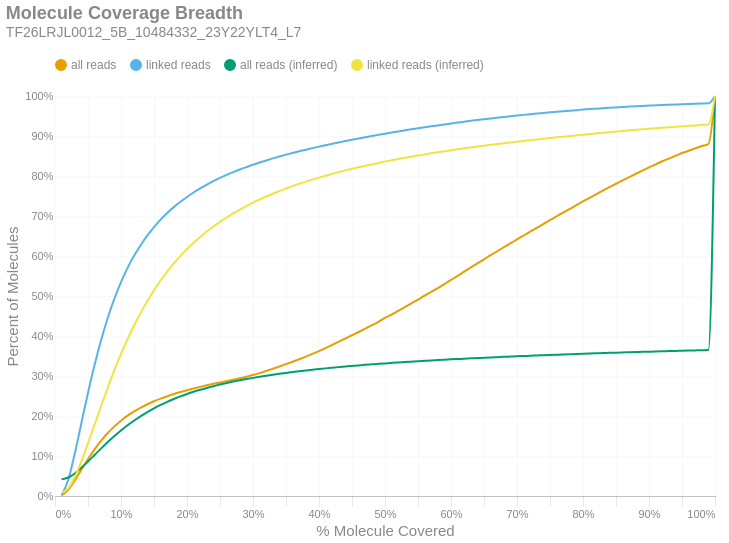

The notebook cell saved with this chart:
### Markdown cell above
### Molecule Read Coverage
This chart shows molecule coverage breadth as computed by the number of bases aligned to that molecule. In other words, "*how much of each unique long molecule is actually sequenced/aligned?*" Keep in mind there is a distinction between sequences and alignments, since some sequences belonging to a particular molecule may not align well and wouldn't appear in the alignment data. This chart also shows molecule coverage breadth as computed by the *inferred fragment* from which the aligned sequences originate. Unlike read coverage, this calculation takes into account the total insert size, including unsequenced gaps between the forward and reverse reads. Like the previous figures, these are cumulative percents.

### Code cell
if SKIPLR:
    print_html(f"Skipped")
else:
    binned_df = consolidated_hist(valids['coverage_bp'], mask, 0.01, True)
    binned_df_inf = consolidated_hist(valids['coverage_inserts'], mask, 0.01, True)
    binned_df = binned_df.with_columns(pl.lit(binned_df_inf['all reads (cumsum)']).alias('all reads (inferred)'))
    binned_df = binned_df.with_columns(pl.lit(binned_df_inf['linked reads (cumsum)']).alias('linked reads (inferred)'))
    binned_df = binned_df.with_columns(
        (pl.col('bin').cast(pl.Float64) + 0.01).alias('right_edge')
    )

    with SafeRender(binned_df):
        (
            density_plot(binned_df, 'Molecule Coverage Breadth', samplename, 'molcov', ['all reads (inferred)','linked reads (inferred)'])
            .encode(
                #x=alt.X('bin:Q', title="% Molecule Covered").axis(format = '%').scale(padding=0),
                x=alt.X('right_edge:Q', title="% Molecule Covered").axis(format='%').scale(padding=0),
                y=alt.Y('value:Q', title='Percent of Molecules')
                    .axis(format='%')
                    .stack(False)
                    .scale(domainMin=0, padding=0),
                color=alt.Color("key:N").scale(domain = ["all reads", "linked reads", "all reads (inferred)", "linked reads (inferred)"]),
                tooltip = [
                    alt.Tooltip("key:N", title = "Data Type"),
                    alt.Tooltip("range_label:N", title="% Molecule Covered"),
                    alt.Tooltip("value:Q", format = ".2%", title="% Molecules")
                ]
            )
        ).display()

### Figure 1 — Vega-Lite specification as saved in the notebook (floating-point values rounded to 4 significant figures)
{"width": "container", "height": 400, "config": {"title": {"anchor": "start", "dy": -15, "fontSize": 18, "color": "#888888", "subtitleColor": "#888888", "subtitleFontSize": 14}, "arc": {"fill": "#0072B2"}, "axis": {"domainColor": "#888888", "domainWidth": 0.5, "gridWidth": 0.2, "grid": false, "titleFontWeight": 400, "titleFontSize": 15, "labelFontSize": 11, "labelColor": "#888888", "tickColor": "#888888", "tickWidth": 0.2, "titleColor": "#888888"}, "axisBand": {"grid": false}, "axisX": {"grid": true, "tickSize": 10, "domainCap": "round"}, "axisY": {"domain": false, "grid": true, "tickSize": 0, "domainCap": "round"}, "background": "transparent", "header": {"labelFontSize": 15, "labelColor": "#888888", "titleFontSize": 15, "titleFontWeight": 600, "titleColor": "#888888"}, "legend": {"labelFont": "sans-serif", "labelFontSize": 12, "labelColor": "#888888", "symbolSize": 100, "symbolType": "circle", "titleFontSize": 12, "titlePadding": 10, "titleColor": "#888888", "title": null, "orient": "top"}, "range": {"category": ["#E69F00", "#56B4E9", "#009E73", "#F0E442", "#0072B2", "#D55E00", "#CC79A7", "#000000"], "diverging": ["#cfe8f3", "#a2d4ec", "#73bfe2", "#46abdb", "#1696d2", "#12719e"]}, "area": {"fill": "#0072B2", "fillOpacity": 0.7, "line": true, "strokeOpacity": 0.7}, "line": {"color": "#0072B2", "stroke": "#0072B2", "strokeWidth": 2}, "trail": {"color": "#0072B2", "stroke": "#0072B2", "strokeWidth": 0, "size": 1}, "point": {"filled": true, "fillOpacity": 1.0, "size": 95}, "text": {"color": "#888888", "fontSize": 11, "align": "right", "fontWeight": 400, "size": 11}, "bar": {"fill": "#0072B2", "stroke": null}, "view": {"stroke": null, "continuousWidth": 660, "continuousHeight": 400}}, "data": {"name": "data-1752d69cdd254dfd94f3d8fa38403f89"}, "mark": {"type": "line", "interpolate": "monotone", "point": {"opacity": 0, "size": 275}}, "encoding": {"color": {"field": "key", "scale": {"domain": ["all reads", "linked reads", "all reads (inferred)", "linked reads (inferred)"]}, "type": "nominal"}, "tooltip": [{"field": "key", "title": "Data Type", "type": "nominal"}, {"field": "range_label", "title": "% Molecule Covered", "type": "nominal"}, {"field": "value", "format": ".2%", "title": "% Molecules", "type": "quantitative"}], "x": {"axis": {"format": "%"}, "field": "right_edge", "scale": {"padding": 0}, "title": "% Molecule Covered", "type": "quantitative"}, "y": {"axis": {"format": "%"}, "field": "value", "scale": {"domainMin": 0, "padding": 0}, "stack": false, "title": "Percent of Molecules", "type": "quantitative"}}, "params": [{"name": "param_c36ac31b6afebe62", "select": {"type": "point", "fields": ["key"]}, "bind": "legend"}], "title": {"text": "Molecule Coverage Breadth", "subtitle": "TF26LRJL0012_5B_10484332_23Y22YLT4_L7"}, "transform": [{"fold": ["all reads (cumsum)", "linked reads (cumsum)", "all reads (inferred)", "linked reads (inferred)"]}, {"calculate": "replace(datum.key, ' (cumsum)', '')", "as": "key"}, {"filter": {"param": "param_c36ac31b6afebe62"}}], "usermeta": {"embedOptions": {"downloadFileName": "TF26LRJL0012_5B_10484332_23Y22YLT4_L7.molcov"}}, "$schema": "https://vega.github.io/schema/vega-lite/v6.4.1.json", "datasets": {"data-1752d69cdd254dfd94f3d8fa38403f89": [{"bin": "0.0", "interval": "0.0-0.01", "all reads": 0.00116, "linked reads": 0.002364, "all reads (cumsum)": 0.00116, "linked reads (cumsum)": 0.002364, "range_label": "0.0-0.01", "all reads (inferred)": 0.04155, "linked reads (inferred)": 0.008069, "right_edge": 0.01}, {"bin": "0.01", "interval": "0.01-0.02", "all reads": 0.01408, "linked reads": 0.03774, "all reads (cumsum)": 0.01524, "linked reads (cumsum)": 0.0401, "range_label": "0.01-0.02", "all reads (inferred)": 0.04619, "linked reads (inferred)": 0.01947, "right_edge": 0.02}, {"bin": "0.02", "interval": "0.02-0.03", "all reads": 0.02374, "linked reads": 0.06628, "all reads (cumsum)": 0.03898, "linked reads (cumsum)": 0.1064, "range_label": "0.02-0.03", "all reads (inferred)": 0.05642, "linked reads (inferred)": 0.04747, "right_edge": 0.03}, {"bin": "0.03", "interval": "0.03-0.04", "all reads": 0.0268, "linked reads": 0.07633, "all reads (cumsum)": 0.06578, "linked reads (cumsum)": 0.1827, "range_label": "0.03-0.04", "all reads (inferred)": 0.07035, "linked reads (inferred)": 0.08674, "right_edge": 0.04}, {"bin": "0.04", "interval": "0.04-0.05", "all reads": 0.0263, "linked reads": 0.0753, "all reads (cumsum)": 0.09208, "linked reads (cumsum)": 0.258, "range_label": "0.04-0.05", "all reads (inferred)": 0.08617, "linked reads (inferred)": 0.1316, "right_edge": 0.05}, {"bin": "0.05", "interval": "0.05-0.06", "all reads": 0.02442, "linked reads": 0.07008, "all reads (cumsum)": 0.1165, "linked reads (cumsum)": 0.3281, "range_label": "0.05-0.06", "all reads (inferred)": 0.1026, "linked reads (inferred)": 0.1787, "right_edge": 0.06}, {"bin": "0.06", "interval": "0.06-0.07", "all reads": 0.02176, "linked reads": 0.06256, "all reads (cumsum)": 0.1383, "linked reads (cumsum)": 0.3907, "range_label": "0.06-0.07", "all reads (inferred)": 0.119, "linked reads (inferred)": 0.2257, "right_edge": 0.07}, {"bin": "0.07", "interval": "0.07-0.08", "all reads": 0.01911, "linked reads": 0.05496, "all reads (cumsum)": 0.1574, "linked reads (cumsum)": 0.4456, "range_label": "0.07-0.08", "all reads (inferred)": 0.1349, "linked reads (inferred)": 0.2713, "right_edge": 0.08}, {"bin": "0.08", "interval": "0.08-0.09", "all reads": 0.01665, "linked reads": 0.04786, "all reads (cumsum)": 0.174, "linked reads (cumsum)": 0.4935, "range_label": "0.08-0.09", "all reads (inferred)": 0.1499, "linked reads (inferred)": 0.3146, "right_edge": 0.09}, {"bin": "0.09", "interval": "0.09-0.1", "all reads": 0.01432, "linked reads": 0.04104, "all reads (cumsum)": 0.1883, "linked reads (cumsum)": 0.5345, "range_label": "0.09-0.1", "all reads (inferred)": 0.164, "linked reads (inferred)": 0.3551, "right_edge": 0.1}, {"bin": "0.1", "interval": "0.1-0.11", "all reads": 0.01252, "linked reads": 0.03584, "all reads (cumsum)": 0.2009, "linked reads (cumsum)": 0.5704, "range_label": "0.1-0.11", "all reads (inferred)": 0.1769, "linked reads (inferred)": 0.3924, "right_edge": 0.11}, {"bin": "0.11", "interval": "0.11-0.12", "all reads": 0.01074, "linked reads": 0.0307, "all reads (cumsum)": 0.2116, "linked reads (cumsum)": 0.6011, "range_label": "0.11-0.12", "all reads (inferred)": 0.1888, "linked reads (inferred)": 0.4267, "right_edge": 0.12}, {"bin": "0.12", "interval": "0.12-0.13", "all reads": 0.009352, "linked reads": 0.02659, "all reads (cumsum)": 0.221, "linked reads (cumsum)": 0.6277, "range_label": "0.12-0.13", "all reads (inferred)": 0.1998, "linked reads (inferred)": 0.4584, "right_edge": 0.13}, {"bin": "0.13", "interval": "0.13-0.14", "all reads": 0.008399, "linked reads": 0.02373, "all reads (cumsum)": 0.2294, "linked reads (cumsum)": 0.6514, "range_label": "0.13-0.14", "all reads (inferred)": 0.2099, "linked reads (inferred)": 0.4876, "right_edge": 0.14}, {"bin": "0.14", "interval": "0.14-0.15", "all reads": 0.007467, "linked reads": 0.02095, "all reads (cumsum)": 0.2368, "linked reads (cumsum)": 0.6723, "range_label": "0.14-0.15", "all reads (inferred)": 0.2192, "linked reads (inferred)": 0.5145, "right_edge": 0.15}, {"bin": "0.15", "interval": "0.15-0.16", "all reads": 0.006673, "linked reads": 0.01858, "all reads (cumsum)": 0.2435, "linked reads (cumsum)": 0.6909, "range_label": "0.15-0.16", "all reads (inferred)": 0.2277, "linked reads (inferred)": 0.5387, "right_edge": 0.16}, {"bin": "0.16", "interval": "0.16-0.17", "all reads": 0.006029, "linked reads": 0.0166, "all reads (cumsum)": 0.2495, "linked reads (cumsum)": 0.7075, "range_label": "0.16-0.17", "all reads (inferred)": 0.2355, "linked reads (inferred)": 0.5612, "right_edge": 0.17}, {"bin": "0.17", "interval": "0.17-0.18", "all reads": 0.005368, "linked reads": 0.01465, "all reads (cumsum)": 0.2549, "linked reads (cumsum)": 0.7222, "range_label": "0.17-0.18", "all reads (inferred)": 0.2425, "linked reads (inferred)": 0.5815, "right_edge": 0.18}, {"bin": "0.18", "interval": "0.18-0.19", "all reads": 0.004958, "linked reads": 0.0133, "all reads (cumsum)": 0.2598, "linked reads (cumsum)": 0.7355, "range_label": "0.18-0.19", "all reads (inferred)": 0.249, "linked reads (inferred)": 0.6002, "right_edge": 0.19}, {"bin": "0.19", "interval": "0.19-0.2", "all reads": 0.004608, "linked reads": 0.01216, "all reads (cumsum)": 0.2645, "linked reads (cumsum)": 0.7476, "range_label": "0.19-0.2", "all reads (inferred)": 0.255, "linked reads (inferred)": 0.6174, "right_edge": 0.2}, {"bin": "0.2", "interval": "0.2-0.21", "all reads": 0.004305, "linked reads": 0.01116, "all reads (cumsum)": 0.2688, "linked reads (cumsum)": 0.7588, "range_label": "0.2-0.21", "all reads (inferred)": 0.2605, "linked reads (inferred)": 0.6332, "right_edge": 0.21}, {"bin": "0.21", "interval": "0.21-0.22", "all reads": 0.003992, "linked reads": 0.01017, "all reads (cumsum)": 0.2728, "linked reads (cumsum)": 0.769, "range_label": "0.21-0.22", "all reads (inferred)": 0.2655, "linked reads (inferred)": 0.6476, "right_edge": 0.22}, {"bin": "0.22", "interval": "0.22-0.23", "all reads": 0.003917, "linked reads": 0.009531, "all reads (cumsum)": 0.2767, "linked reads (cumsum)": 0.7785, "range_label": "0.22-0.23", "all reads (inferred)": 0.2702, "linked reads (inferred)": 0.6612, "right_edge": 0.23}, {"bin": "0.23", "interval": "0.23-0.24", "all reads": 0.003721, "linked reads": 0.008689, "all reads (cumsum)": 0.2804, "linked reads (cumsum)": 0.7872, "range_label": "0.23-0.24", "all reads (inferred)": 0.2746, "linked reads (inferred)": 0.6738, "right_edge": 0.24}, {"bin": "0.24", "interval": "0.24-0.25", "all reads": 0.003516, "linked reads": 0.007948, "all reads (cumsum)": 0.2839, "linked reads (cumsum)": 0.7951, "range_label": "0.24-0.25", "all reads (inferred)": 0.2787, "linked reads (inferred)": 0.6854, "right_edge": 0.25}, {"bin": "0.25", "interval": "0.25-0.26", "all reads": 0.003418, "linked reads": 0.007573, "all reads (cumsum)": 0.2873, "linked reads (cumsum)": 0.8027, "range_label": "0.25-0.26", "all reads (inferred)": 0.2825, "linked reads (inferred)": 0.6963, "right_edge": 0.26}, {"bin": "0.26", "interval": "0.26-0.27", "all reads": 0.003439, "linked reads": 0.006915, "all reads (cumsum)": 0.2908, "linked reads (cumsum)": 0.8096, "range_label": "0.26-0.27", "all reads (inferred)": 0.2861, "linked reads (inferred)": 0.7066, "right_edge": 0.27}, {"bin": "0.27", "interval": "0.27-0.28", "all reads": 0.003627, "linked reads": 0.006542, "all reads (cumsum)": 0.2944, "linked reads (cumsum)": 0.8162, "range_label": "0.27-0.28", "all reads (inferred)": 0.2893, "linked reads (inferred)": 0.7159, "right_edge": 0.28}, {"bin": "0.28", "interval": "0.28-0.29", "all reads": 0.00385, "linked reads": 0.006038, "all reads (cumsum)": 0.2982, "linked reads (cumsum)": 0.8222, "range_label": "0.28-0.29", "all reads (inferred)": 0.2924, "linked reads (inferred)": 0.7247, "right_edge": 0.29}, {"bin": "0.29", "interval": "0.29-0.3", "all reads": 0.004222, "linked reads": 0.005901, "all reads (cumsum)": 0.3025, "linked reads (cumsum)": 0.8281, "range_label": "0.29-0.3", "all reads (inferred)": 0.2954, "linked reads (inferred)": 0.7332, "right_edge": 0.3}, {"bin": "0.3", "interval": "0.3-0.31", "all reads": 0.004677, "linked reads": 0.005505, "all reads (cumsum)": 0.3071, "linked reads (cumsum)": 0.8336, "range_label": "0.3-0.31", "all reads (inferred)": 0.2982, "linked reads (inferred)": 0.7412, "right_edge": 0.31}, {"bin": "0.31", "interval": "0.31-0.32", "all reads": 0.005222, "linked reads": 0.005253, "all reads (cumsum)": 0.3124, "linked reads (cumsum)": 0.8388, "range_label": "0.31-0.32", "all reads (inferred)": 0.3008, "linked reads (inferred)": 0.7487, "right_edge": 0.32}, {"bin": "0.32", "interval": "0.32-0.33", "all reads": 0.005611, "linked reads": 0.005105, "all reads (cumsum)": 0.318, "linked reads (cumsum)": 0.844, "range_label": "0.32-0.33", "all reads (inferred)": 0.3032, "linked reads (inferred)": 0.7557, "right_edge": 0.33}, {"bin": "0.33", "interval": "0.33-0.34", "all reads": 0.005743, "linked reads": 0.00484, "all reads (cumsum)": 0.3237, "linked reads (cumsum)": 0.8488, "range_label": "0.33-0.34", "all reads (inferred)": 0.3056, "linked reads (inferred)": 0.7625, "right_edge": 0.34}, {"bin": "0.34", "interval": "0.34-0.35", "all reads": 0.005922, "linked reads": 0.004575, "all reads (cumsum)": 0.3296, "linked reads (cumsum)": 0.8534, "range_label": "0.34-0.35", "all reads (inferred)": 0.3078, "linked reads (inferred)": 0.7687, "right_edge": 0.35}, {"bin": "0.35", "interval": "0.35-0.36", "all reads": 0.006067, "linked reads": 0.004307, "all reads (cumsum)": 0.3357, "linked reads (cumsum)": 0.8577, "range_label": "0.35-0.36", "all reads (inferred)": 0.3099, "linked reads (inferred)": 0.7747, "right_edge": 0.36}, {"bin": "0.36", "interval": "0.36-0.37", "all reads": 0.006168, "linked reads": 0.004082, "all reads (cumsum)": 0.3419, "linked reads (cumsum)": 0.8618, "range_label": "0.36-0.37", "all reads (inferred)": 0.3119, "linked reads (inferred)": 0.7805, "right_edge": 0.37}, {"bin": "0.37", "interval": "0.37-0.38", "all reads": 0.006509, "linked reads": 0.003934, "all reads (cumsum)": 0.3484, "linked reads (cumsum)": 0.8657, "range_label": "0.37-0.38", "all reads (inferred)": 0.3139, "linked reads (inferred)": 0.786, "right_edge": 0.38}, {"bin": "0.38", "interval": "0.38-0.39", "all reads": 0.006756, "linked reads": 0.003943, "all reads (cumsum)": 0.3551, "linked reads (cumsum)": 0.8696, "range_label": "0.38-0.39", "all reads (inferred)": 0.3156, "linked reads (inferred)": 0.791, "right_edge": 0.39}, {"bin": "0.39", "interval": "0.39-0.4", "all reads": 0.007152, "linked reads": 0.003795, "all reads (cumsum)": 0.3623, "linked reads (cumsum)": 0.8734, "range_label": "0.39-0.4", "all reads (inferred)": 0.3174, "linked reads (inferred)": 0.796, "right_edge": 0.4}, {"bin": "0.4", "interval": "0.4-0.41", "all reads": 0.007453, "linked reads": 0.003574, "all reads (cumsum)": 0.3697, "linked reads (cumsum)": 0.877, "range_label": "0.4-0.41", "all reads (inferred)": 0.3191, "linked reads (inferred)": 0.8008, "right_edge": 0.41}, {"bin": "0.41", "interval": "0.41-0.42", "all reads": 0.008034, "linked reads": 0.003594, "all reads (cumsum)": 0.3778, "linked reads (cumsum)": 0.8806, "range_label": "0.41-0.42", "all reads (inferred)": 0.3206, "linked reads (inferred)": 0.8053, "right_edge": 0.42}, {"bin": "0.42", "interval": "0.42-0.43", "all reads": 0.008067, "linked reads": 0.003409, "all reads (cumsum)": 0.3858, "linked reads (cumsum)": 0.884, "range_label": "0.42-0.43", "all reads (inferred)": 0.3222, "linked reads (inferred)": 0.8097, "right_edge": 0.43}, {"bin": "0.43", "interval": "0.43-0.44", "all reads": 0.007923, "linked reads": 0.003358, "all reads (cumsum)": 0.3938, "linked reads (cumsum)": 0.8874, "range_label": "0.43-0.44", "all reads (inferred)": 0.3237, "linked reads (inferred)": 0.814, "right_edge": 0.44}, {"bin": "0.44", "interval": "0.44-0.45", "all reads": 0.008107, "linked reads": 0.003217, "all reads (cumsum)": 0.4019, "linked reads (cumsum)": 0.8906, "range_label": "0.44-0.45", "all reads (inferred)": 0.3251, "linked reads (inferred)": 0.818, "right_edge": 0.45}, {"bin": "0.45", "interval": "0.45-0.46", "all reads": 0.00808, "linked reads": 0.003124, "all reads (cumsum)": 0.41, "linked reads (cumsum)": 0.8937, "range_label": "0.45-0.46", "all reads (inferred)": 0.3265, "linked reads (inferred)": 0.8219, "right_edge": 0.46}, {"bin": "0.46", "interval": "0.46-0.47", "all reads": 0.008362, "linked reads": 0.003139, "all reads (cumsum)": 0.4183, "linked reads (cumsum)": 0.8968, "range_label": "0.46-0.47", "all reads (inferred)": 0.3278, "linked reads (inferred)": 0.8256, "right_edge": 0.47}, {"bin": "0.47", "interval": "0.47-0.48", "all reads": 0.0086, "linked reads": 0.003006, "all reads (cumsum)": 0.4269, "linked reads (cumsum)": 0.8999, "range_label": "0.47-0.48", "all reads (inferred)": 0.3291, "linked reads (inferred)": 0.8291, "right_edge": 0.48}, {"bin": "0.48", "interval": "0.48-0.49", "all reads": 0.008521, "linked reads": 0.002941, "all reads (cumsum)": 0.4354, "linked reads (cumsum)": 0.9028, "range_label": "0.48-0.49", "all reads (inferred)": 0.3303, "linked reads (inferred)": 0.8327, "right_edge": 0.49}, {"bin": "0.49", "interval": "0.49-0.5", "all reads": 0.009641, "linked reads": 0.003072, "all reads (cumsum)": 0.4451, "linked reads (cumsum)": 0.9059, "range_label": "0.49-0.5", "all reads (inferred)": 0.3316, "linked reads (inferred)": 0.8362, "right_edge": 0.5}, {"bin": "0.5", "interval": "0.5-0.51", "all reads": 0.008393, "linked reads": 0.002776, "all reads (cumsum)": 0.4535, "linked reads (cumsum)": 0.9086, "range_label": "0.5-0.51", "all reads (inferred)": 0.3327, "linked reads (inferred)": 0.8393, "right_edge": 0.51}, {"bin": "0.51", "interval": "0.51-0.52", "all reads": 0.009398, "linked reads": 0.002856, "all reads (cumsum)": 0.4629, "linked reads (cumsum)": 0.9115, "range_label": "0.51-0.52", "all reads (inferred)": 0.3338, "linked reads (inferred)": 0.8425, "right_edge": 0.52}, {"bin": "0.52", "interval": "0.52-0.53", "all reads": 0.009167, "linked reads": 0.00266, "all reads (cumsum)": 0.472, "linked reads (cumsum)": 0.9142, "range_label": "0.52-0.53", "all reads (inferred)": 0.3349, "linked reads (inferred)": 0.8455, "right_edge": 0.53}, {"bin": "0.53", "interval": "0.53-0.54", "all reads": 0.009487, "linked reads": 0.002577, "all reads (cumsum)": 0.4815, "linked reads (cumsum)": 0.9167, "range_label": "0.53-0.54", "all reads (inferred)": 0.3359, "linked reads (inferred)": 0.8483, "right_edge": 0.54}, {"bin": "0.54", "interval": "0.54-0.55", "all reads": 0.009413, "linked reads": 0.002443, "all reads (cumsum)": 0.4909, "linked reads (cumsum)": 0.9192, "range_label": "0.54-0.55", "all reads (inferred)": 0.3369, "linked reads (inferred)": 0.8512, "right_edge": 0.55}, {"bin": "0.55", "interval": "0.55-0.56", "all reads": 0.009803, "linked reads": 0.002532, "all reads (cumsum)": 0.5007, "linked reads (cumsum)": 0.9217, "range_label": "0.55-0.56", "all reads (inferred)": 0.3379, "linked reads (inferred)": 0.8539, "right_edge": 0.56}, {"bin": "0.56", "interval": "0.56-0.57", "all reads": 0.00948, "linked reads": 0.002426, "all reads (cumsum)": 0.5102, "linked reads (cumsum)": 0.9241, "range_label": "0.56-0.57", "all reads (inferred)": 0.3388, "linked reads (inferred)": 0.8567, "right_edge": 0.57}, {"bin": "0.57", "interval": "0.57-0.58", "all reads": 0.009574, "linked reads": 0.002376, "all reads (cumsum)": 0.5198, "linked reads (cumsum)": 0.9265, "range_label": "0.57-0.58", "all reads (inferred)": 0.3398, "linked reads (inferred)": 0.8593, "right_edge": 0.58}, {"bin": "0.58", "interval": "0.58-0.59", "all reads": 0.01003, "linked reads": 0.002379, "all reads (cumsum)": 0.5298, "linked reads (cumsum)": 0.9289, "range_label": "0.58-0.59", "all reads (inferred)": 0.3407, "linked reads (inferred)": 0.8619, "right_edge": 0.59}, {"bin": "0.59", "interval": "0.59-0.6", "all reads": 0.01033, "linked reads": 0.002344, "all reads (cumsum)": 0.5402, "linked reads (cumsum)": 0.9312, "range_label": "0.59-0.6", "all reads (inferred)": 0.3416, "linked reads (inferred)": 0.8644, "right_edge": 0.6}, {"bin": "0.6", "interval": "0.6-0.61", "all reads": 0.01011, "linked reads": 0.002263, "all reads (cumsum)": 0.5503, "linked reads (cumsum)": 0.9335, "range_label": "0.6-0.61", "all reads (inferred)": 0.3425, "linked reads (inferred)": 0.8668, "right_edge": 0.61}, {"bin": "0.61", "interval": "0.61-0.62", "all reads": 0.01071, "linked reads": 0.002139, "all reads (cumsum)": 0.561, "linked reads (cumsum)": 0.9356, "range_label": "0.61-0.62", "all reads (inferred)": 0.3433, "linked reads (inferred)": 0.8692, "right_edge": 0.62}, {"bin": "0.62", "interval": "0.62-0.63", "all reads": 0.01035, "linked reads": 0.002224, "all reads (cumsum)": 0.5713, "linked reads (cumsum)": 0.9379, "range_label": "0.62-0.63", "all reads (inferred)": 0.3441, "linked reads (inferred)": 0.8714, "right_edge": 0.63}, {"bin": "0.63", "interval": "0.63-0.64", "all reads": 0.01025, "linked reads": 0.00201, "all reads (cumsum)": 0.5816, "linked reads (cumsum)": 0.9399, "range_label": "0.63-0.64", "all reads (inferred)": 0.3448, "linked reads (inferred)": 0.8735, "right_edge": 0.64}, {"bin": "0.64", "interval": "0.64-0.65", "all reads": 0.01012, "linked reads": 0.001915, "all reads (cumsum)": 0.5917, "linked reads (cumsum)": 0.9418, "range_label": "0.64-0.65", "all reads (inferred)": 0.3456, "linked reads (inferred)": 0.8757, "right_edge": 0.65}, {"bin": "0.65", "interval": "0.65-0.66", "all reads": 0.01038, "linked reads": 0.001949, "all reads (cumsum)": 0.6021, "linked reads (cumsum)": 0.9437, "range_label": "0.65-0.66", "all reads (inferred)": 0.3464, "linked reads (inferred)": 0.8778, "right_edge": 0.66}, {"bin": "0.66", "interval": "0.66-0.67", "all reads": 0.009769, "linked reads": 0.001871, "all reads (cumsum)": 0.6118, "linked reads (cumsum)": 0.9456, "range_label": "0.66-0.67", "all reads (inferred)": 0.3472, "linked reads (inferred)": 0.8799, "right_edge": 0.67}, {"bin": "0.67", "interval": "0.67-0.68", "all reads": 0.01008, "linked reads": 0.001862, "all reads (cumsum)": 0.6219, "linked reads (cumsum)": 0.9475, "range_label": "0.67-0.68", "all reads (inferred)": 0.3479, "linked reads (inferred)": 0.8819, "right_edge": 0.68}, {"bin": "0.68", "interval": "0.68-0.69", "all reads": 0.009755, "linked reads": 0.001819, "all reads (cumsum)": 0.6317, "linked reads (cumsum)": 0.9493, "range_label": "0.68-0.69", "all reads (inferred)": 0.3486, "linked reads (inferred)": 0.8839, "right_edge": 0.69}, {"bin": "0.69", "interval": "0.69-0.7", "all reads": 0.009942, "linked reads": 0.00179, "all reads (cumsum)": 0.6416, "linked reads (cumsum)": 0.9511, "range_label": "0.69-0.7", "all reads (inferred)": 0.3493, "linked reads (inferred)": 0.8859, "right_edge": 0.7}, {"bin": "0.7", "interval": "0.7-0.71", "all reads": 0.009652, "linked reads": 0.001745, "all reads (cumsum)": 0.6513, "linked reads (cumsum)": 0.9528, "range_label": "0.7-0.71", "all reads (inferred)": 0.35, "linked reads (inferred)": 0.8877, "right_edge": 0.71}, {"bin": "0.71", "interval": "0.71-0.72", "all reads": 0.009533, "linked reads": 0.001691, "all reads (cumsum)": 0.6608, "linked reads (cumsum)": 0.9545, "range_label": "0.71-0.72", "all reads (inferred)": 0.3507, "linked reads (inferred)": 0.8896, "right_edge": 0.72}, {"bin": "0.72", "interval": "0.72-0.73", "all reads": 0.009757, "linked reads": 0.001629, "all reads (cumsum)": 0.6706, "linked reads (cumsum)": 0.9561, "range_label": "0.72-0.73", "all reads (inferred)": 0.3513, "linked reads (inferred)": 0.8914, "right_edge": 0.73}, {"bin": "0.73", "interval": "0.73-0.74", "all reads": 0.009409, "linked reads": 0.001513, "all reads (cumsum)": 0.68, "linked reads (cumsum)": 0.9577, "range_label": "0.73-0.74", "all reads (inferred)": 0.352, "linked reads (inferred)": 0.8933, "right_edge": 0.74}, {"bin": "0.74", "interval": "0.74-0.75", "all reads": 0.009922, "linked reads": 0.001537, "all reads (cumsum)": 0.6899, "linked reads (cumsum)": 0.9592, "range_label": "0.74-0.75", "all reads (inferred)": 0.3526, "linked reads (inferred)": 0.8951, "right_edge": 0.75}, {"bin": "0.75", "interval": "0.75-0.76", "all reads": 0.009285, "linked reads": 0.001426, "all reads (cumsum)": 0.6992, "linked reads (cumsum)": 0.9606, "range_label": "0.75-0.76", "all reads (inferred)": 0.3532, "linked reads (inferred)": 0.8968, "right_edge": 0.76}, {"bin": "0.76", "interval": "0.76-0.77", "all reads": 0.009406, "linked reads": 0.001397, "all reads (cumsum)": 0.7086, "linked reads (cumsum)": 0.962, "range_label": "0.76-0.77", "all reads (inferred)": 0.3538, "linked reads (inferred)": 0.8984, "right_edge": 0.77}, {"bin": "0.77", "interval": "0.77-0.78", "all reads": 0.009268, "linked reads": 0.001384, "all reads (cumsum)": 0.7178, "linked reads (cumsum)": 0.9634, "range_label": "0.77-0.78", "all reads (inferred)": 0.3544, "linked reads (inferred)": 0.9001, "right_edge": 0.78}, {"bin": "0.78", "interval": "0.78-0.79", "all reads": 0.009137, "linked reads": 0.001268, "all reads (cumsum)": 0.727, "linked reads (cumsum)": 0.9647, "range_label": "0.78-0.79", "all reads (inferred)": 0.355, "linked reads (inferred)": 0.9018, "right_edge": 0.79}, {"bin": "0.79", "interval": "0.79-0.8", "all reads": 0.009545, "linked reads": 0.001373, "all reads (cumsum)": 0.7365, "linked reads (cumsum)": 0.966, "range_label": "0.79-0.8", "all reads (inferred)": 0.3556, "linked reads (inferred)": 0.9034, "right_edge": 0.8}, {"bin": "0.8", "interval": "0.8-0.81", "all reads": 0.008851, "linked reads": 0.00121, "all reads (cumsum)": 0.7454, "linked reads (cumsum)": 0.9672, "range_label": "0.8-0.81", "all reads (inferred)": 0.3561, "linked reads (inferred)": 0.9049, "right_edge": 0.81}, {"bin": "0.81", "interval": "0.81-0.82", "all reads": 0.008931, "linked reads": 0.001129, "all reads (cumsum)": 0.7543, "linked reads (cumsum)": 0.9684, "range_label": "0.81-0.82", "all reads (inferred)": 0.3567, "linked reads (inferred)": 0.9065, "right_edge": 0.82}, {"bin": "0.82", "interval": "0.82-0.83", "all reads": 0.009062, "linked reads": 0.001164, "all reads (cumsum)": 0.7634, "linked reads (cumsum)": 0.9695, "range_label": "0.82-0.83", "all reads (inferred)": 0.3573, "linked reads (inferred)": 0.908, "right_edge": 0.83}, {"bin": "0.83", "interval": "0.83-0.84", "all reads": 0.00875, "linked reads": 0.001038, "all reads (cumsum)": 0.7721, "linked reads (cumsum)": 0.9706, "range_label": "0.83-0.84", "all reads (inferred)": 0.3578, "linked reads (inferred)": 0.9096, "right_edge": 0.84}, {"bin": "0.84", "interval": "0.84-0.85", "all reads": 0.008504, "linked reads": 0.000923, "all reads (cumsum)": 0.7806, "linked reads (cumsum)": 0.9715, "range_label": "0.84-0.85", "all reads (inferred)": 0.3584, "linked reads (inferred)": 0.9112, "right_edge": 0.85}, {"bin": "0.85", "interval": "0.85-0.86", "all reads": 0.008499, "linked reads": 0.001038, "all reads (cumsum)": 0.7891, "linked reads (cumsum)": 0.9725, "range_label": "0.85-0.86", "all reads (inferred)": 0.3589, "linked reads (inferred)": 0.9126, "right_edge": 0.86}, {"bin": "0.86", "interval": "0.86-0.87", "all reads": 0.008146, "linked reads": 0.0008972, "all reads (cumsum)": 0.7973, "linked reads (cumsum)": 0.9734, "range_label": "0.86-0.87", "all reads (inferred)": 0.3594, "linked reads (inferred)": 0.9141, "right_edge": 0.87}, {"bin": "0.87", "interval": "0.87-0.88", "all reads": 0.008324, "linked reads": 0.0008952, "all reads (cumsum)": 0.8056, "linked reads (cumsum)": 0.9743, "range_label": "0.87-0.88", "all reads (inferred)": 0.3599, "linked reads (inferred)": 0.9155, "right_edge": 0.88}, {"bin": "0.88", "interval": "0.88-0.89", "all reads": 0.008058, "linked reads": 0.0008736, "all reads (cumsum)": 0.8136, "linked reads (cumsum)": 0.9752, "range_label": "0.88-0.89", "all reads (inferred)": 0.3604, "linked reads (inferred)": 0.9168, "right_edge": 0.89}, {"bin": "0.89", "interval": "0.89-0.9", "all reads": 0.007995, "linked reads": 0.0007943, "all reads (cumsum)": 0.8216, "linked reads (cumsum)": 0.976, "range_label": "0.89-0.9", "all reads (inferred)": 0.3609, "linked reads (inferred)": 0.9182, "right_edge": 0.9}, {"bin": "0.9", "interval": "0.9-0.91", "all reads": 0.007271, "linked reads": 0.000748, "all reads (cumsum)": 0.8289, "linked reads (cumsum)": 0.9767, "range_label": "0.9-0.91", "all reads (inferred)": 0.3614, "linked reads (inferred)": 0.9195, "right_edge": 0.91}, {"bin": "0.91", "interval": "0.91-0.92", "all reads": 0.008037, "linked reads": 0.0007573, "all reads (cumsum)": 0.837, "linked reads (cumsum)": 0.9775, "range_label": "0.91-0.92", "all reads (inferred)": 0.3618, "linked reads (inferred)": 0.9207, "right_edge": 0.92}, {"bin": "0.92", "interval": "0.92-0.93", "all reads": 0.006552, "linked reads": 0.0006791, "all reads (cumsum)": 0.8435, "linked reads (cumsum)": 0.9782, "range_label": "0.92-0.93", "all reads (inferred)": 0.3622, "linked reads (inferred)": 0.9219, "right_edge": 0.93}, {"bin": "0.93", "interval": "0.93-0.94", "all reads": 0.006876, "linked reads": 0.0006585, "all reads (cumsum)": 0.8504, "linked reads (cumsum)": 0.9788, "range_label": "0.93-0.94", "all reads (inferred)": 0.3627, "linked reads (inferred)": 0.9231, "right_edge": 0.94}, {"bin": "0.94", "interval": "0.94-0.95", "all reads": 0.006985, "linked reads": 0.0006307, "all reads (cumsum)": 0.8574, "linked reads (cumsum)": 0.9795, "range_label": "0.94-0.95", "all reads (inferred)": 0.3631, "linked reads (inferred)": 0.9242, "right_edge": 0.95}, {"bin": "0.95", "interval": "0.95-0.96", "all reads": 0.005633, "linked reads": 0.0005752, "all reads (cumsum)": 0.863, "linked reads (cumsum)": 0.98, "range_label": "0.95-0.96", "all reads (inferred)": 0.3636, "linked reads (inferred)": 0.9254, "right_edge": 0.96}, {"bin": "0.96", "interval": "0.96-0.97", "all reads": 0.006066, "linked reads": 0.0005505, "all reads (cumsum)": 0.8691, "linked reads (cumsum)": 0.9806, "range_label": "0.96-0.97", "all reads (inferred)": 0.364, "linked reads (inferred)": 0.9265, "right_edge": 0.97}, {"bin": "0.97", "interval": "0.97-0.98", "all reads": 0.005776, "linked reads": 0.0005237, "all reads (cumsum)": 0.8748, "linked reads (cumsum)": 0.9811, "range_label": "0.97-0.98", "all reads (inferred)": 0.3644, "linked reads (inferred)": 0.9276, "right_edge": 0.98}, {"bin": "0.98", "interval": "0.98-0.99", "all reads": 0.005162, "linked reads": 0.000498, "all reads (cumsum)": 0.88, "linked reads (cumsum)": 0.9816, "range_label": "0.98-0.99", "all reads (inferred)": 0.3649, "linked reads (inferred)": 0.9288, "right_edge": 0.99}, {"bin": "0.99", "interval": "0.99-1.0", "all reads": 0.12, "linked reads": 0.01838, "all reads (cumsum)": 1.0, "linked reads (cumsum)": 1.0, "range_label": "0.99-1.0", "all reads (inferred)": 1.0, "linked reads (inferred)": 1.0, "right_edge": 1.0}]}}
